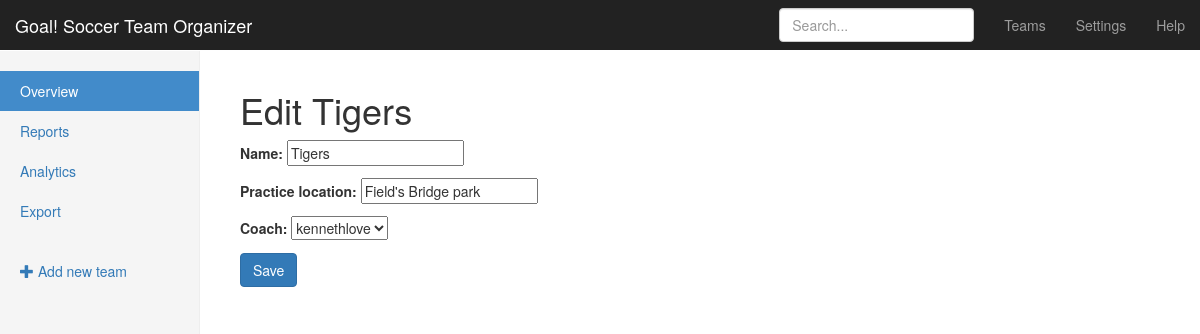
Before: /teams/edit/1/ with the older database file.
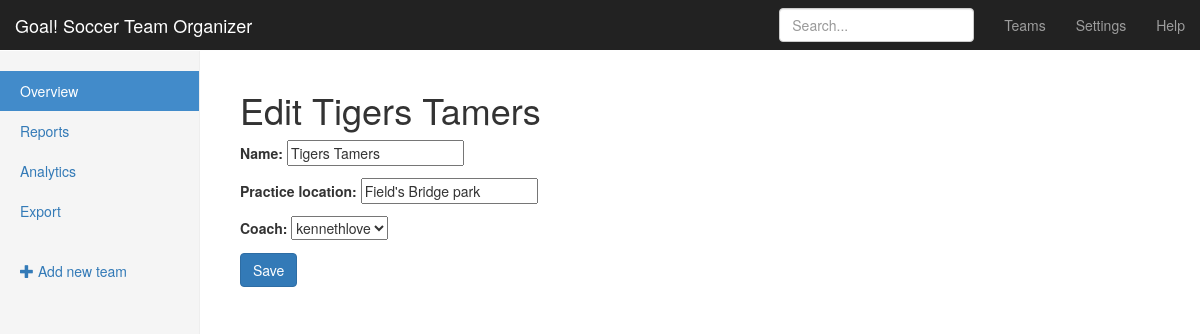
After: the same page with the newer database file.
### teams/models.py (models this page shows, shortened)
class Team(models.Model):
    name = models.CharField(max_length=255)
    coach = models.ForeignKey(User, related_name='teams')
    practice_location = models.CharField(max_length=255)

### teams/views.py (the view)
# urls.py: url(r'^edit/(?P<pk>\d+)/$', views.TeamUpdateView.as_view(), name='update'),
class TeamUpdateView(UpdateView):
    model = models.Team
    fields = ("name", "practice_location", "coach")

### teams/templates/teams/team_form.html (shortened to what this page needs)
{% extends "teams/_layout.html" %}
{% block body_content %}
<h1>{% if not form.instance.pk %}Create Team{% else %}Edit {{ form.instance.name }}{% endif %}</h1>
<form method='POST'>
	{{ form.as_p }}
	<input type="submit" class="btn btn-primary" value="Save">
</form>
{% endblock %}

Changed rows visible on the page:
changed Team "Field's Bridge park": instance.name "Tigers" → "Tigers Tamers"; name "Tigers" → "Tigers Tamers"
